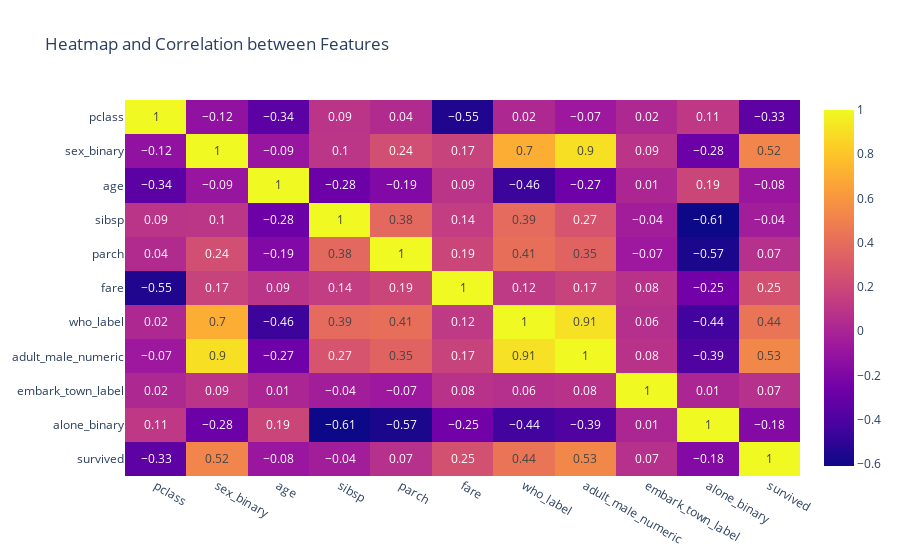

The notebook cell saved with this chart:
### Code cell
# Correlation heatmap using plotly imshow
fig = px.imshow(img=df_sans_duplicates.corr(numeric_only=True).round(2),
                text_auto=True,
                title="Heatmap and Correlation between Features",
                aspect="auto",
                height=500
                )
fig.show()

### Figure 1 — Plotly figure (JSON) as saved in the notebook; plotly's stock layout.template omitted (floating-point values rounded to 4 significant figures)
{"data": [{"coloraxis": "coloraxis", "hovertemplate": "x: %{x}<br>y: %{y}<br>color: %{z}<extra></extra>", "name": "0", "texttemplate": "%{z}", "type": "heatmap", "x": ["pclass", "sex_binary", "age", "sibsp", "parch", "fare", "who_label", "adult_male_numeric", "embark_town_label", "alone_binary", "survived"], "xaxis": "x", "y": ["pclass", "sex_binary", "age", "sibsp", "parch", "fare", "who_label", "adult_male_numeric", "embark_town_label", "alone_binary", "survived"], "yaxis": "y", "z": [[1, -0.12, -0.34, 0.09, 0.04, -0.55, 0.02, -0.07, 0.02, 0.11, -0.33], [-0.12, 1, -0.09, 0.1, 0.24, 0.17, 0.7, 0.9, 0.09, -0.28, 0.52], [-0.34, -0.09, 1, -0.28, -0.19, 0.09, -0.46, -0.27, 0.01, 0.19, -0.08], [0.09, 0.1, -0.28, 1, 0.38, 0.14, 0.39, 0.27, -0.04, -0.61, -0.04], [0.04, 0.24, -0.19, 0.38, 1, 0.19, 0.41, 0.35, -0.07, -0.57, 0.07], [-0.55, 0.17, 0.09, 0.14, 0.19, 1, 0.12, 0.17, 0.08, -0.25, 0.25], [0.02, 0.7, -0.46, 0.39, 0.41, 0.12, 1, 0.91, 0.06, -0.44, 0.44], [-0.07, 0.9, -0.27, 0.27, 0.35, 0.17, 0.91, 1, 0.08, -0.39, 0.53], [0.02, 0.09, 0.01, -0.04, -0.07, 0.08, 0.06, 0.08, 1, 0.01, 0.07], [0.11, -0.28, 0.19, -0.61, -0.57, -0.25, -0.44, -0.39, 0.01, 1, -0.18], [-0.33, 0.52, -0.08, -0.04, 0.07, 0.25, 0.44, 0.53, 0.07, -0.18, 1]]}], "layout": {"autosize": true, "coloraxis": {"colorscale": [[0, "#0d0887"], [0.1111, "#46039f"], [0.2222, "#7201a8"], [0.3333, "#9c179e"], [0.4444, "#bd3786"], [0.5556, "#d8576b"], [0.6667, "#ed7953"], [0.7778, "#fb9f3a"], [0.8889, "#fdca26"], [1, "#f0f921"]]}, "title": {"text": "Heatmap and Correlation between Features"}, "xaxis": {"anchor": "y", "autorange": true, "domain": [0, 1], "range": [-0.5, 10.5], "type": "category"}, "yaxis": {"anchor": "x", "autorange": true, "domain": [0, 1], "range": [10.5, -0.5], "type": "category"}}}
